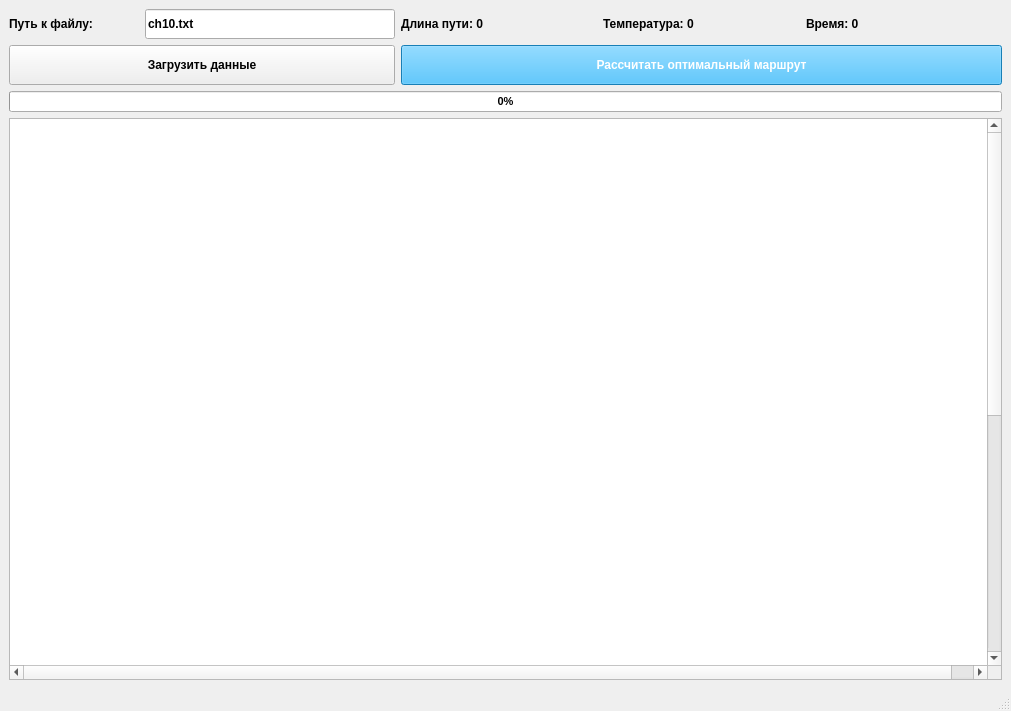
<?xml version="1.0" encoding="UTF-8"?>
<ui version="4.0">
 <class>MainWindow</class>
 <widget class="QMainWindow" name="MainWindow">
  <property name="geometry">
   <rect>
    <x>0</x>
    <y>0</y>
    <width>1011</width>
    <height>711</height>
   </rect>
  </property>
  <property name="font">
   <font>
    <pointsize>8</pointsize>
    <weight>75</weight>
    <bold>true</bold>
   </font>
  </property>
  <property name="windowTitle">
   <string>MainWindow</string>
  </property>
  <widget class="QWidget" name="centralwidget">
   <layout class="QVBoxLayout" name="verticalLayout">
    <item>
     <layout class="QGridLayout" name="gridLayout">
      <item row="0" column="2">
       <widget class="QLabel" name="label_2">
        <property name="font">
         <font>
          <pointsize>9</pointsize>
          <weight>75</weight>
          <bold>true</bold>
         </font>
        </property>
        <property name="text">
         <string>Длина пути: 0</string>
        </property>
       </widget>
      </item>
      <item row="2" column="0" colspan="2">
       <widget class="QPushButton" name="pushButton">
        <property name="minimumSize">
         <size>
          <width>0</width>
          <height>40</height>
         </size>
        </property>
        <property name="font">
         <font>
          <pointsize>9</pointsize>
          <weight>75</weight>
          <bold>true</bold>
         </font>
        </property>
        <property name="text">
         <string>Загрузить данные</string>
        </property>
       </widget>
      </item>
      <item row="0" column="4">
       <widget class="QLabel" name="label_4">
        <property name="font">
         <font>
          <pointsize>9</pointsize>
          <weight>75</weight>
          <bold>true</bold>
         </font>
        </property>
        <property name="text">
         <string>Время: 0</string>
        </property>
       </widget>
      </item>
      <item row="0" column="3">
       <widget class="QLabel" name="label_3">
        <property name="font">
         <font>
          <pointsize>9</pointsize>
          <weight>75</weight>
          <bold>true</bold>
         </font>
        </property>
        <property name="text">
         <string>Температура: 0</string>
        </property>
       </widget>
      </item>
      <item row="0" column="0">
       <widget class="QLabel" name="label">
        <property name="minimumSize">
         <size>
          <width>50</width>
          <height>0</height>
         </size>
        </property>
        <property name="maximumSize">
         <size>
          <width>130</width>
          <height>16777215</height>
         </size>
        </property>
        <property name="font">
         <font>
          <pointsize>9</pointsize>
          <weight>75</weight>
          <bold>true</bold>
         </font>
        </property>
        <property name="text">
         <string>Путь к файлу:</string>
        </property>
        <property name="textFormat">
         <enum>Qt::PlainText</enum>
        </property>
       </widget>
      </item>
      <item row="0" column="1">
       <widget class="QLineEdit" name="lineEdit">
        <property name="minimumSize">
         <size>
          <width>0</width>
          <height>30</height>
         </size>
        </property>
        <property name="maximumSize">
         <size>
          <width>250</width>
          <height>16777215</height>
         </size>
        </property>
        <property name="font">
         <font>
          <pointsize>9</pointsize>
          <weight>75</weight>
          <bold>true</bold>
         </font>
        </property>
        <property name="text">
         <string>ch10.txt</string>
        </property>
       </widget>
      </item>
      <item row="2" column="2" colspan="3">
       <widget class="QPushButton" name="pushButton_2">
        <property name="minimumSize">
         <size>
          <width>0</width>
          <height>40</height>
         </size>
        </property>
        <property name="font">
         <font>
          <pointsize>9</pointsize>
          <weight>75</weight>
          <bold>true</bold>
         </font>
        </property>
        <property name="styleSheet">
         <string notr="true">background-color: rgb(34, 178, 255); color: white;</string>
        </property>
        <property name="text">
         <string>Рассчитать оптимальный маршрут</string>
        </property>
       </widget>
      </item>
      <item row="5" column="0" colspan="5">
       <widget class="QGraphicsView" name="graphicsView">
        <property name="sceneRect">
         <rectf>
          <x>0.000000000000000</x>
          <y>0.000000000000000</y>
          <width>1000.000000000000000</width>
          <height>1000.000000000000000</height>
         </rectf>
        </property>
        <property name="resizeAnchor">
         <enum>QGraphicsView::NoAnchor</enum>
        </property>
       </widget>
      </item>
      <item row="3" column="0" colspan="5">
       <widget class="QProgressBar" name="progressBar">
        <property name="value">
         <number>0</number>
        </property>
       </widget>
      </item>
     </layout>
    </item>
   </layout>
  </widget>
  <widget class="QMenuBar" name="menubar">
   <property name="geometry">
    <rect>
     <x>0</x>
     <y>0</y>
     <width>1011</width>
     <height>26</height>
    </rect>
   </property>
  </widget>
  <widget class="QStatusBar" name="statusbar"/>
 </widget>
 <resources/>
 <connections/>
</ui>
